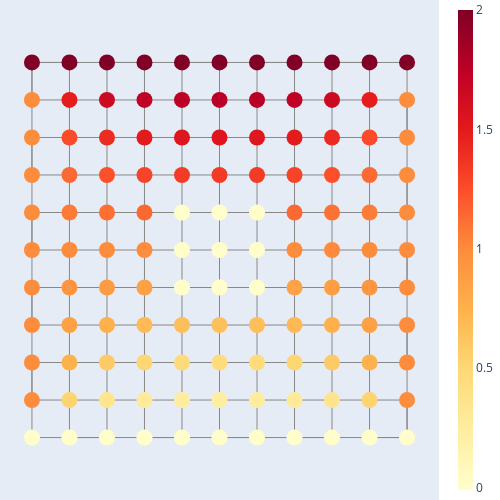

Source (notebook cell):
### Code cell
#Minus reproduction
u_m = u_defect+u_stochastic_minus
println("Relative reproduction error = ",100*norm(u[EN]-u_m[EN])/norm(u[EN])," %")
RWC.plot_lat_function(lat_data,u_m)

### Figure 1 — Plotly figure (JSON) as saved in the notebook; plotly's stock layout.template omitted (floating-point values rounded to 4 significant figures)
{"data": [{"line": {"color": "#888", "width": 1}, "mode": "lines", "type": "scatter", "x": [1, 2, 3, 4, 5, 6, 7, 8, 9, 10, 11, 11, 10, 9, 8, 7, 6, 5, 4, 3, 2, 1, 1, 2, 3, 4, 5, 6, 7, 8, 9, 10, 11, 11, 10, 9, 8, 7, 6, 5, 4, 3, 2, 1, 1, 2, 3, 4, 5, 6, 7, 8, 9, 10, 11, 11, 10, 9, 8, 7, 6, 5, 4, 3, 2, 1, 1, 2, 3, 4, 5, 6, 7, 8, 9, 10, 11, 11, 10, 9, 8, 7, 6, 5, 4, 3, 2, 1, 1, 2, 3, 4, 5, 6, 7, 8, 9, 10, 11, 11, 10, 9, 8, 7, 6, 5, 4, 3, 2, 1, 1, 2, 3, 4, 5, 6, 7, 8, 9, 10, 11], "y": [1, 1, 1, 1, 1, 1, 1, 1, 1, 1, 1, 2, 2, 2, 2, 2, 2, 2, 2, 2, 2, 2, 3, 3, 3, 3, 3, 3, 3, 3, 3, 3, 3, 4, 4, 4, 4, 4, 4, 4, 4, 4, 4, 4, 5, 5, 5, 5, 5, 5, 5, 5, 5, 5, 5, 6, 6, 6, 6, 6, 6, 6, 6, 6, 6, 6, 7, 7, 7, 7, 7, 7, 7, 7, 7, 7, 7, 8, 8, 8, 8, 8, 8, 8, 8, 8, 8, 8, 9, 9, 9, 9, 9, 9, 9, 9, 9, 9, 9, 10, 10, 10, 10, 10, 10, 10, 10, 10, 10, 10, 11, 11, 11, 11, 11, 11, 11, 11, 11, 11, 11]}, {"line": {"color": "#888", "width": 1}, "mode": "lines", "type": "scatter", "x": [1, 1, 1, 1, 1, 1, 1, 1, 1, 1, 1, 2, 2, 2, 2, 2, 2, 2, 2, 2, 2, 2, 3, 3, 3, 3, 3, 3, 3, 3, 3, 3, 3, 4, 4, 4, 4, 4, 4, 4, 4, 4, 4, 4, 5, 5, 5, 5, 5, 5, 5, 5, 5, 5, 5, 6, 6, 6, 6, 6, 6, 6, 6, 6, 6, 6, 7, 7, 7, 7, 7, 7, 7, 7, 7, 7, 7, 8, 8, 8, 8, 8, 8, 8, 8, 8, 8, 8, 9, 9, 9, 9, 9, 9, 9, 9, 9, 9, 9, 10, 10, 10, 10, 10, 10, 10, 10, 10, 10, 10, 11, 11, 11, 11, 11, 11, 11, 11, 11, 11, 11], "y": [1, 2, 3, 4, 5, 6, 7, 8, 9, 10, 11, 11, 10, 9, 8, 7, 6, 5, 4, 3, 2, 1, 1, 2, 3, 4, 5, 6, 7, 8, 9, 10, 11, 11, 10, 9, 8, 7, 6, 5, 4, 3, 2, 1, 1, 2, 3, 4, 5, 6, 7, 8, 9, 10, 11, 11, 10, 9, 8, 7, 6, 5, 4, 3, 2, 1, 1, 2, 3, 4, 5, 6, 7, 8, 9, 10, 11, 11, 10, 9, 8, 7, 6, 5, 4, 3, 2, 1, 1, 2, 3, 4, 5, 6, 7, 8, 9, 10, 11, 11, 10, 9, 8, 7, 6, 5, 4, 3, 2, 1, 1, 2, 3, 4, 5, 6, 7, 8, 9, 10, 11]}, {"marker": {"color": [0, 0, 0, 0, 0, 0, 0, 0, 0, 0, 0, 1, 0.5239, 0.3481, 0.2748, 0.2457, 0.2345, 0.2443, 0.2766, 0.3464, 0.5227, 1, 1, 0.7447, 0.5916, 0.509, 0.468, 0.455, 0.4654, 0.5079, 0.5876, 0.7414, 1, 1, 0.8587, 0.7584, 0.6966, 0.6651, 0.6554, 0.6632, 0.6952, 0.756, 0.8579, 1, 1, 0.9379, 0.8903, 0.8563, 0.003272, 0.001293, 0.0005732, 0.8531, 0.8816, 0.9347, 1, 1, 1.001, 1.003, 0.9996, -0.0003209, 0, 0.001946, 0.9989, 0.9957, 1.001, 1, 1, 1.065, 1.114, 1.142, -0.008399, -0.0102, -0.002351, 1.14, 1.108, 1.062, 1, 1, 1.14, 1.242, 1.301, 1.333, 1.343, 1.332, 1.297, 1.238, 1.139, 1, 1, 1.257, 1.41, 1.491, 1.533, 1.542, 1.533, 1.495, 1.414, 1.259, 1, 1, 1.478, 1.654, 1.725, 1.756, 1.762, 1.753, 1.725, 1.655, 1.479, 1, 2, 2, 2, 2, 2, 2, 2, 2, 2, 2, 2], "colorbar": {"thickness": 15}, "colorscale": [[0, "#FFFFCC"], [0.125, "#FFEDA0"], [0.25, "#FED976"], [0.375, "#FEB24C"], [0.5, "#FD8D3C"], [0.625, "#FC4E2A"], [0.75, "#E31A1C"], [0.875, "#BD0026"], [1, "#800026"]], "showscale": true, "size": 16}, "mode": "markers", "text": ["Net particle charge: 0.0", "Net particle charge: 0.0", "Net particle charge: 0.0", "Net particle charge: 0.0", "Net particle charge: 0.0", "Net particle charge: 0.0", "Net particle charge: 0.0", "Net particle charge: 0.0", "Net particle charge: 0.0", "Net particle charge: 0.0", "Net particle charge: 0.0", "Net particle charge: 1.0", "Net particle charge: 0.5238787457959949", "Net particle charge: 0.3481246495603047", "Net particle charge: 0.27477195741455995", "Net particle charge: 0.245710994646672", "Net particle charge: 0.23453375429436357", "Net particle charge: 0.24434307231343047", "Net particle charge: 0.27658120701702893", "Net particle charge: 0.34640369508682184", "Net particle charge: 0.522728577731355", "Net particle charge: 1.0", "Net particle charge: 1.0", "Net particle charge: 0.744687414255837", "Net particle charge: 0.5915846705013997", "Net particle charge: 0.5090224395536513", "Net particle charge: 0.4679733870538973", "Net particle charge: 0.4549717871994608", "Net particle charge: 0.4653944349385639", "Net particle charge: 0.5079041552792727", "Net particle charge: 0.587638178830599", "Net particle charge: 0.7414176062412297", "Net particle charge: 1.0", "Net particle charge: 1.0", "Net particle charge: 0.8586874072133703", "Net particle charge: 0.7583913799228433", "Net particle charge: 0.6966057911897601", "Net particle charge: 0.6651087406147542", "Net particle charge: 0.6553566063530962", "Net particle charge: 0.6631659367638483", "Net particle charge: 0.6952291780741318", "Net particle charge: 0.7560447191864396", "Net particle charge: 0.8579081258702845", "Net particle charge: 1.0", "Net particle charge: 1.0", "Net particle charge: 0.9378817858772673", "Net particle charge: 0.8902759060161993", "Net particle charge: 0.8562700506275058", "Net particle charge: 0.003271684347146364", "Net particle charge: 0.001293187215208158", "Net particle charge: 0.0005732104636638202", "Net particle charge: 0.8531096354015019", "Net particle charge: 0.8816341320169963", "Net particle charge: 0.9347065312354661", "Net particle charge: 1.0", "Net particle charge: 1.0", "Net particle charge: 1.0012433826851732", "Net particle charge: 1.003344260768598", "Net particle charge: 0.999647598539374", "Net particle charge: -0.0003209241836293897", "Net particle charge: 0.0", "Net particle charge: 0.0019462086625995911", "Net particle charge: 0.9988666645999322", "Net particle charge: 0.9956589457773444", "Net particle charge: 1.0011455460332415", "Net particle charge: 1.0", "Net particle charge: 1.0", "Net particle charge: 1.0651606247619796", "Net particle charge: 1.1138885604936402", "Net particle charge: 1.1422287649984806", "Net particle charge: -0.00839861948592946", "Net particle charge: -0.010202897160348057", "Net particle charge: -0.0023510479752641977", "Net particle charge: 1.1403841651816324", "Net particle charge: 1.1083258714096247", "Net particle charge: 1.06214062887828", "Net particle charge: 1.0", "Net particle charge: 1.0", "Net particle charge: 1.14019444804356", "Net particle charge: 1.2423071404863932", "Net particle charge: 1.3010817848112846", "Net particle charge: 1.3334641245749346", "Net particle charge: 1.3430784372841218", "Net particle charge: 1.3323298038163198", "Net particle charge: 1.2972392922502802", "Net particle charge: 1.2382668755362551", "Net particle charge: 1.1390278143202526", "Net particle charge: 1.0", "Net particle charge: 1.0", "Net particle charge: 1.2569998800186983", "Net particle charge: 1.4096347652665147", "Net particle charge: 1.4908984898422692", "Net particle charge: 1.5329134902096793", "Net particle charge: 1.5419524594283187", "Net particle charge: 1.5327452479524748", "Net particle charge: 1.4946747174344372", "Net particle charge: 1.4141557699840355", "Net particle charge: 1.2590177628184243", "Net particle charge: 1.0", "Net particle charge: 1.0", "Net particle charge: 1.477636229624762", "Net particle charge: 1.653926854860359", "Net particle charge: 1.7248299683770987", "Net particle charge: 1.7557969947988594", "Net particle charge: 1.7623151348539987", "Net particle charge: 1.7530781378370195", "Net particle charge: 1.7251928557840164", "Net particle charge: 1.6552182617304816", "Net particle charge: 1.4787491588053752", "Net particle charge: 1.0", "Net particle charge: 2.0", "Net particle charge: 2.0", "Net particle charge: 2.0", "Net particle charge: 2.0", "Net particle charge: 2.0", "Net particle charge: 2.0", "Net particle charge: 2.0", "Net particle charge: 2.0", "Net particle charge: 2.0", "Net particle charge: 2.0", "Net particle charge: 2.0"], "type": "scatter", "x": [1, 2, 3, 4, 5, 6, 7, 8, 9, 10, 11, 11, 10, 9, 8, 7, 6, 5, 4, 3, 2, 1, 1, 2, 3, 4, 5, 6, 7, 8, 9, 10, 11, 11, 10, 9, 8, 7, 6, 5, 4, 3, 2, 1, 1, 2, 3, 4, 5, 6, 7, 8, 9, 10, 11, 11, 10, 9, 8, 7, 6, 5, 4, 3, 2, 1, 1, 2, 3, 4, 5, 6, 7, 8, 9, 10, 11, 11, 10, 9, 8, 7, 6, 5, 4, 3, 2, 1, 1, 2, 3, 4, 5, 6, 7, 8, 9, 10, 11, 11, 10, 9, 8, 7, 6, 5, 4, 3, 2, 1, 1, 2, 3, 4, 5, 6, 7, 8, 9, 10, 11], "y": [1, 1, 1, 1, 1, 1, 1, 1, 1, 1, 1, 2, 2, 2, 2, 2, 2, 2, 2, 2, 2, 2, 3, 3, 3, 3, 3, 3, 3, 3, 3, 3, 3, 4, 4, 4, 4, 4, 4, 4, 4, 4, 4, 4, 5, 5, 5, 5, 5, 5, 5, 5, 5, 5, 5, 6, 6, 6, 6, 6, 6, 6, 6, 6, 6, 6, 7, 7, 7, 7, 7, 7, 7, 7, 7, 7, 7, 8, 8, 8, 8, 8, 8, 8, 8, 8, 8, 8, 9, 9, 9, 9, 9, 9, 9, 9, 9, 9, 9, 10, 10, 10, 10, 10, 10, 10, 10, 10, 10, 10, 11, 11, 11, 11, 11, 11, 11, 11, 11, 11, 11]}], "layout": {"height": 500, "hovermode": "closest", "margin": {"b": 0, "l": 0, "r": 0, "t": 0}, "showarrow": false, "showlegend": false, "width": 500, "xaxis": {"showgrid": false, "showticklabels": false, "zeroline": false}, "yaxis": {"scaleanchor": "x", "showgrid": false, "showticklabels": false, "zeroline": false}}}
